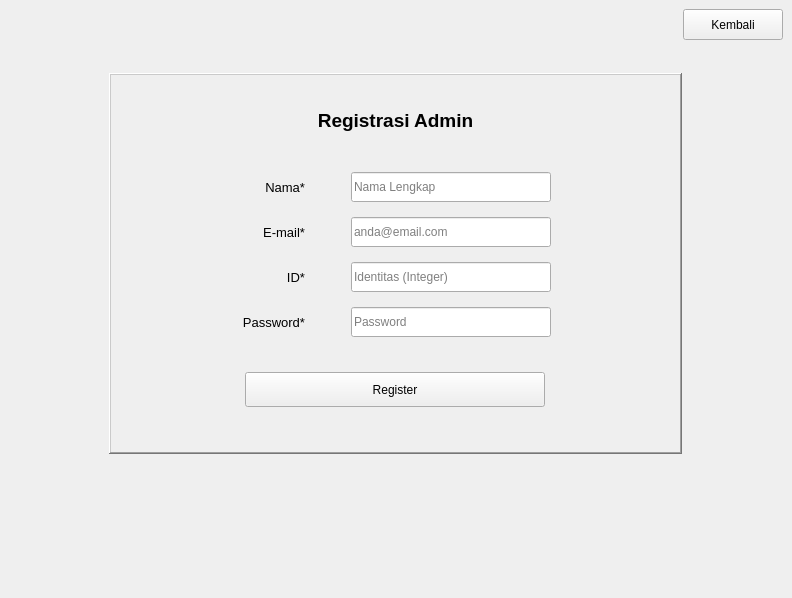
<?xml version="1.0" encoding="UTF-8"?>
<ui version="4.0">
 <class>MainWindow</class>
 <widget class="QMainWindow" name="MainWindow">
  <property name="geometry">
   <rect>
    <x>0</x>
    <y>0</y>
    <width>792</width>
    <height>598</height>
   </rect>
  </property>
  <property name="windowTitle">
   <string>MainWindow</string>
  </property>
  <widget class="QWidget" name="centralwidget">
   <layout class="QVBoxLayout" name="verticalLayout">
    <item>
     <widget class="QFrame" name="frame_2">
      <property name="maximumSize">
       <size>
        <width>16777215</width>
        <height>31</height>
       </size>
      </property>
      <property name="frameShape">
       <enum>QFrame::NoFrame</enum>
      </property>
      <property name="frameShadow">
       <enum>QFrame::Raised</enum>
      </property>
      <layout class="QHBoxLayout" name="horizontalLayout">
       <property name="spacing">
        <number>0</number>
       </property>
       <property name="leftMargin">
        <number>0</number>
       </property>
       <property name="topMargin">
        <number>0</number>
       </property>
       <property name="rightMargin">
        <number>0</number>
       </property>
       <property name="bottomMargin">
        <number>0</number>
       </property>
       <item>
        <spacer name="horizontalSpacer">
         <property name="orientation">
          <enum>Qt::Horizontal</enum>
         </property>
         <property name="sizeHint" stdset="0">
          <size>
           <width>40</width>
           <height>31</height>
          </size>
         </property>
        </spacer>
       </item>
       <item>
        <widget class="QPushButton" name="pbKembali">
         <property name="minimumSize">
          <size>
           <width>100</width>
           <height>30</height>
          </size>
         </property>
         <property name="maximumSize">
          <size>
           <width>16777215</width>
           <height>40</height>
          </size>
         </property>
         <property name="toolTip">
          <string>Kembali ke menu Login</string>
         </property>
         <property name="toolTipDuration">
          <number>-200</number>
         </property>
         <property name="text">
          <string>Kembali</string>
         </property>
        </widget>
       </item>
      </layout>
     </widget>
    </item>
    <item>
     <spacer name="verticalSpacer_4">
      <property name="orientation">
       <enum>Qt::Vertical</enum>
      </property>
      <property name="sizeHint" stdset="0">
       <size>
        <width>20</width>
        <height>40</height>
       </size>
      </property>
     </spacer>
    </item>
    <item>
     <widget class="QFrame" name="frame">
      <property name="frameShape">
       <enum>QFrame::NoFrame</enum>
      </property>
      <property name="frameShadow">
       <enum>QFrame::Raised</enum>
      </property>
      <layout class="QHBoxLayout" name="horizontalLayout_3">
       <item>
        <spacer name="horizontalSpacer_3">
         <property name="orientation">
          <enum>Qt::Horizontal</enum>
         </property>
         <property name="sizeType">
          <enum>QSizePolicy::Expanding</enum>
         </property>
         <property name="sizeHint" stdset="0">
          <size>
           <width>150</width>
           <height>20</height>
          </size>
         </property>
        </spacer>
       </item>
       <item>
        <widget class="QFrame" name="frame_4">
         <property name="sizePolicy">
          <sizepolicy hsizetype="MinimumExpanding" vsizetype="MinimumExpanding">
           <horstretch>0</horstretch>
           <verstretch>0</verstretch>
          </sizepolicy>
         </property>
         <property name="frameShape">
          <enum>QFrame::WinPanel</enum>
         </property>
         <property name="frameShadow">
          <enum>QFrame::Raised</enum>
         </property>
         <property name="lineWidth">
          <number>1</number>
         </property>
         <property name="midLineWidth">
          <number>0</number>
         </property>
         <layout class="QVBoxLayout" name="verticalLayout_2">
          <property name="leftMargin">
           <number>20</number>
          </property>
          <property name="rightMargin">
           <number>20</number>
          </property>
          <item>
           <spacer name="verticalSpacer_6">
            <property name="orientation">
             <enum>Qt::Vertical</enum>
            </property>
            <property name="sizeType">
             <enum>QSizePolicy::Fixed</enum>
            </property>
            <property name="sizeHint" stdset="0">
             <size>
              <width>20</width>
              <height>25</height>
             </size>
            </property>
           </spacer>
          </item>
          <item>
           <widget class="QLabel" name="label_2">
            <property name="sizePolicy">
             <sizepolicy hsizetype="Expanding" vsizetype="Expanding">
              <horstretch>0</horstretch>
              <verstretch>0</verstretch>
             </sizepolicy>
            </property>
            <property name="font">
             <font>
              <pointsize>14</pointsize>
              <weight>75</weight>
              <bold>true</bold>
             </font>
            </property>
            <property name="text">
             <string>Registrasi Admin</string>
            </property>
            <property name="alignment">
             <set>Qt::AlignCenter</set>
            </property>
           </widget>
          </item>
          <item>
           <spacer name="verticalSpacer_5">
            <property name="orientation">
             <enum>Qt::Vertical</enum>
            </property>
            <property name="sizeType">
             <enum>QSizePolicy::Fixed</enum>
            </property>
            <property name="sizeHint" stdset="0">
             <size>
              <width>20</width>
              <height>25</height>
             </size>
            </property>
           </spacer>
          </item>
          <item>
           <widget class="QFrame" name="frame_7">
            <property name="frameShape">
             <enum>QFrame::NoFrame</enum>
            </property>
            <property name="frameShadow">
             <enum>QFrame::Raised</enum>
            </property>
            <layout class="QHBoxLayout" name="horizontalLayout_6">
             <property name="spacing">
              <number>6</number>
             </property>
             <property name="bottomMargin">
              <number>0</number>
             </property>
             <item>
              <spacer name="horizontalSpacer_10">
               <property name="orientation">
                <enum>Qt::Horizontal</enum>
               </property>
               <property name="sizeType">
                <enum>QSizePolicy::Maximum</enum>
               </property>
               <property name="sizeHint" stdset="0">
                <size>
                 <width>100</width>
                 <height>20</height>
                </size>
               </property>
              </spacer>
             </item>
             <item>
              <widget class="QLabel" name="label_4">
               <property name="minimumSize">
                <size>
                 <width>65</width>
                 <height>0</height>
                </size>
               </property>
               <property name="maximumSize">
                <size>
                 <width>70</width>
                 <height>16777215</height>
                </size>
               </property>
               <property name="font">
                <font>
                 <pointsize>10</pointsize>
                </font>
               </property>
               <property name="text">
                <string>Nama*</string>
               </property>
               <property name="scaledContents">
                <bool>true</bool>
               </property>
               <property name="alignment">
                <set>Qt::AlignRight|Qt::AlignTrailing|Qt::AlignVCenter</set>
               </property>
               <property name="wordWrap">
                <bool>false</bool>
               </property>
              </widget>
             </item>
             <item>
              <spacer name="horizontalSpacer_11">
               <property name="orientation">
                <enum>Qt::Horizontal</enum>
               </property>
               <property name="sizeType">
                <enum>QSizePolicy::Fixed</enum>
               </property>
               <property name="sizeHint" stdset="0">
                <size>
                 <width>40</width>
                 <height>20</height>
                </size>
               </property>
              </spacer>
             </item>
             <item>
              <widget class="QLineEdit" name="leNama">
               <property name="minimumSize">
                <size>
                 <width>200</width>
                 <height>30</height>
                </size>
               </property>
               <property name="placeholderText">
                <string>Nama Lengkap</string>
               </property>
              </widget>
             </item>
             <item>
              <spacer name="horizontalSpacer_12">
               <property name="orientation">
                <enum>Qt::Horizontal</enum>
               </property>
               <property name="sizeType">
                <enum>QSizePolicy::Maximum</enum>
               </property>
               <property name="sizeHint" stdset="0">
                <size>
                 <width>100</width>
                 <height>20</height>
                </size>
               </property>
              </spacer>
             </item>
            </layout>
           </widget>
          </item>
          <item>
           <widget class="QFrame" name="frame_9">
            <property name="frameShape">
             <enum>QFrame::NoFrame</enum>
            </property>
            <property name="frameShadow">
             <enum>QFrame::Raised</enum>
            </property>
            <layout class="QHBoxLayout" name="horizontalLayout_8">
             <property name="spacing">
              <number>6</number>
             </property>
             <property name="bottomMargin">
              <number>0</number>
             </property>
             <item>
              <spacer name="horizontalSpacer_16">
               <property name="orientation">
                <enum>Qt::Horizontal</enum>
               </property>
               <property name="sizeType">
                <enum>QSizePolicy::Maximum</enum>
               </property>
               <property name="sizeHint" stdset="0">
                <size>
                 <width>100</width>
                 <height>20</height>
                </size>
               </property>
              </spacer>
             </item>
             <item>
              <widget class="QLabel" name="label_6">
               <property name="minimumSize">
                <size>
                 <width>65</width>
                 <height>0</height>
                </size>
               </property>
               <property name="maximumSize">
                <size>
                 <width>70</width>
                 <height>16777215</height>
                </size>
               </property>
               <property name="font">
                <font>
                 <pointsize>10</pointsize>
                </font>
               </property>
               <property name="text">
                <string>E-mail*</string>
               </property>
               <property name="scaledContents">
                <bool>true</bool>
               </property>
               <property name="alignment">
                <set>Qt::AlignRight|Qt::AlignTrailing|Qt::AlignVCenter</set>
               </property>
               <property name="wordWrap">
                <bool>false</bool>
               </property>
              </widget>
             </item>
             <item>
              <spacer name="horizontalSpacer_17">
               <property name="orientation">
                <enum>Qt::Horizontal</enum>
               </property>
               <property name="sizeType">
                <enum>QSizePolicy::Fixed</enum>
               </property>
               <property name="sizeHint" stdset="0">
                <size>
                 <width>40</width>
                 <height>20</height>
                </size>
               </property>
              </spacer>
             </item>
             <item>
              <widget class="QLineEdit" name="leEmail">
               <property name="minimumSize">
                <size>
                 <width>200</width>
                 <height>30</height>
                </size>
               </property>
               <property name="placeholderText">
                <string>anda@email.com</string>
               </property>
              </widget>
             </item>
             <item>
              <spacer name="horizontalSpacer_18">
               <property name="orientation">
                <enum>Qt::Horizontal</enum>
               </property>
               <property name="sizeType">
                <enum>QSizePolicy::Maximum</enum>
               </property>
               <property name="sizeHint" stdset="0">
                <size>
                 <width>100</width>
                 <height>20</height>
                </size>
               </property>
              </spacer>
             </item>
            </layout>
           </widget>
          </item>
          <item>
           <widget class="QFrame" name="frame_8">
            <property name="frameShape">
             <enum>QFrame::NoFrame</enum>
            </property>
            <property name="frameShadow">
             <enum>QFrame::Raised</enum>
            </property>
            <layout class="QHBoxLayout" name="horizontalLayout_7">
             <property name="spacing">
              <number>6</number>
             </property>
             <property name="bottomMargin">
              <number>0</number>
             </property>
             <item>
              <spacer name="horizontalSpacer_13">
               <property name="orientation">
                <enum>Qt::Horizontal</enum>
               </property>
               <property name="sizeType">
                <enum>QSizePolicy::Maximum</enum>
               </property>
               <property name="sizeHint" stdset="0">
                <size>
                 <width>100</width>
                 <height>20</height>
                </size>
               </property>
              </spacer>
             </item>
             <item>
              <widget class="QLabel" name="label_5">
               <property name="minimumSize">
                <size>
                 <width>65</width>
                 <height>0</height>
                </size>
               </property>
               <property name="maximumSize">
                <size>
                 <width>70</width>
                 <height>16777215</height>
                </size>
               </property>
               <property name="font">
                <font>
                 <pointsize>10</pointsize>
                </font>
               </property>
               <property name="text">
                <string>ID*</string>
               </property>
               <property name="scaledContents">
                <bool>true</bool>
               </property>
               <property name="alignment">
                <set>Qt::AlignRight|Qt::AlignTrailing|Qt::AlignVCenter</set>
               </property>
               <property name="wordWrap">
                <bool>false</bool>
               </property>
              </widget>
             </item>
             <item>
              <spacer name="horizontalSpacer_14">
               <property name="orientation">
                <enum>Qt::Horizontal</enum>
               </property>
               <property name="sizeType">
                <enum>QSizePolicy::Fixed</enum>
               </property>
               <property name="sizeHint" stdset="0">
                <size>
                 <width>40</width>
                 <height>20</height>
                </size>
               </property>
              </spacer>
             </item>
             <item>
              <widget class="QLineEdit" name="leId">
               <property name="minimumSize">
                <size>
                 <width>200</width>
                 <height>30</height>
                </size>
               </property>
               <property name="inputMethodHints">
                <set>Qt::ImhNone</set>
               </property>
               <property name="placeholderText">
                <string>Identitas (Integer)</string>
               </property>
              </widget>
             </item>
             <item>
              <spacer name="horizontalSpacer_15">
               <property name="orientation">
                <enum>Qt::Horizontal</enum>
               </property>
               <property name="sizeType">
                <enum>QSizePolicy::Maximum</enum>
               </property>
               <property name="sizeHint" stdset="0">
                <size>
                 <width>100</width>
                 <height>20</height>
                </size>
               </property>
              </spacer>
             </item>
            </layout>
           </widget>
          </item>
          <item>
           <widget class="QFrame" name="frame_5">
            <property name="frameShape">
             <enum>QFrame::NoFrame</enum>
            </property>
            <property name="frameShadow">
             <enum>QFrame::Raised</enum>
            </property>
            <layout class="QHBoxLayout" name="horizontalLayout_4">
             <property name="spacing">
              <number>6</number>
             </property>
             <property name="bottomMargin">
              <number>0</number>
             </property>
             <item>
              <spacer name="horizontalSpacer_5">
               <property name="orientation">
                <enum>Qt::Horizontal</enum>
               </property>
               <property name="sizeType">
                <enum>QSizePolicy::Maximum</enum>
               </property>
               <property name="sizeHint" stdset="0">
                <size>
                 <width>100</width>
                 <height>20</height>
                </size>
               </property>
              </spacer>
             </item>
             <item>
              <widget class="QLabel" name="label_3">
               <property name="minimumSize">
                <size>
                 <width>65</width>
                 <height>0</height>
                </size>
               </property>
               <property name="maximumSize">
                <size>
                 <width>70</width>
                 <height>16777215</height>
                </size>
               </property>
               <property name="font">
                <font>
                 <pointsize>10</pointsize>
                </font>
               </property>
               <property name="text">
                <string>Password*</string>
               </property>
               <property name="scaledContents">
                <bool>true</bool>
               </property>
               <property name="alignment">
                <set>Qt::AlignRight|Qt::AlignTrailing|Qt::AlignVCenter</set>
               </property>
               <property name="wordWrap">
                <bool>false</bool>
               </property>
              </widget>
             </item>
             <item>
              <spacer name="horizontalSpacer_6">
               <property name="orientation">
                <enum>Qt::Horizontal</enum>
               </property>
               <property name="sizeType">
                <enum>QSizePolicy::Fixed</enum>
               </property>
               <property name="sizeHint" stdset="0">
                <size>
                 <width>40</width>
                 <height>20</height>
                </size>
               </property>
              </spacer>
             </item>
             <item>
              <widget class="QLineEdit" name="lePass">
               <property name="minimumSize">
                <size>
                 <width>200</width>
                 <height>30</height>
                </size>
               </property>
               <property name="inputMethodHints">
                <set>Qt::ImhHiddenText|Qt::ImhNoAutoUppercase|Qt::ImhNoPredictiveText|Qt::ImhSensitiveData</set>
               </property>
               <property name="frame">
                <bool>true</bool>
               </property>
               <property name="echoMode">
                <enum>QLineEdit::Password</enum>
               </property>
               <property name="placeholderText">
                <string>Password</string>
               </property>
              </widget>
             </item>
             <item>
              <spacer name="horizontalSpacer_8">
               <property name="orientation">
                <enum>Qt::Horizontal</enum>
               </property>
               <property name="sizeType">
                <enum>QSizePolicy::Maximum</enum>
               </property>
               <property name="sizeHint" stdset="0">
                <size>
                 <width>100</width>
                 <height>20</height>
                </size>
               </property>
              </spacer>
             </item>
            </layout>
           </widget>
          </item>
          <item>
           <spacer name="verticalSpacer_2">
            <property name="orientation">
             <enum>Qt::Vertical</enum>
            </property>
            <property name="sizeType">
             <enum>QSizePolicy::Maximum</enum>
            </property>
            <property name="sizeHint" stdset="0">
             <size>
              <width>20</width>
              <height>20</height>
             </size>
            </property>
           </spacer>
          </item>
          <item>
           <widget class="QFrame" name="frame_6">
            <property name="maximumSize">
             <size>
              <width>16777215</width>
              <height>50</height>
             </size>
            </property>
            <property name="frameShape">
             <enum>QFrame::NoFrame</enum>
            </property>
            <property name="frameShadow">
             <enum>QFrame::Raised</enum>
            </property>
            <layout class="QHBoxLayout" name="horizontalLayout_5">
             <item>
              <spacer name="horizontalSpacer_7">
               <property name="orientation">
                <enum>Qt::Horizontal</enum>
               </property>
               <property name="sizeType">
                <enum>QSizePolicy::Maximum</enum>
               </property>
               <property name="sizeHint" stdset="0">
                <size>
                 <width>100</width>
                 <height>20</height>
                </size>
               </property>
              </spacer>
             </item>
             <item>
              <widget class="QPushButton" name="pbRegister">
               <property name="minimumSize">
                <size>
                 <width>0</width>
                 <height>35</height>
                </size>
               </property>
               <property name="maximumSize">
                <size>
                 <width>300</width>
                 <height>500</height>
                </size>
               </property>
               <property name="acceptDrops">
                <bool>true</bool>
               </property>
               <property name="toolTip">
                <string/>
               </property>
               <property name="toolTipDuration">
                <number>0</number>
               </property>
               <property name="statusTip">
                <string/>
               </property>
               <property name="whatsThis">
                <string/>
               </property>
               <property name="text">
                <string>Register</string>
               </property>
              </widget>
             </item>
             <item>
              <spacer name="horizontalSpacer_9">
               <property name="orientation">
                <enum>Qt::Horizontal</enum>
               </property>
               <property name="sizeType">
                <enum>QSizePolicy::Maximum</enum>
               </property>
               <property name="sizeHint" stdset="0">
                <size>
                 <width>100</width>
                 <height>20</height>
                </size>
               </property>
              </spacer>
             </item>
            </layout>
           </widget>
          </item>
          <item>
           <spacer name="verticalSpacer">
            <property name="orientation">
             <enum>Qt::Vertical</enum>
            </property>
            <property name="sizeType">
             <enum>QSizePolicy::Fixed</enum>
            </property>
            <property name="sizeHint" stdset="0">
             <size>
              <width>20</width>
              <height>30</height>
             </size>
            </property>
           </spacer>
          </item>
         </layout>
        </widget>
       </item>
       <item>
        <spacer name="horizontalSpacer_4">
         <property name="orientation">
          <enum>Qt::Horizontal</enum>
         </property>
         <property name="sizeType">
          <enum>QSizePolicy::Expanding</enum>
         </property>
         <property name="sizeHint" stdset="0">
          <size>
           <width>150</width>
           <height>20</height>
          </size>
         </property>
        </spacer>
       </item>
      </layout>
     </widget>
    </item>
    <item>
     <spacer name="verticalSpacer_3">
      <property name="orientation">
       <enum>Qt::Vertical</enum>
      </property>
      <property name="sizeHint" stdset="0">
       <size>
        <width>20</width>
        <height>40</height>
       </size>
      </property>
     </spacer>
    </item>
    <item>
     <widget class="QFrame" name="frame_3">
      <property name="maximumSize">
       <size>
        <width>16777215</width>
        <height>105</height>
       </size>
      </property>
      <property name="frameShape">
       <enum>QFrame::NoFrame</enum>
      </property>
      <property name="frameShadow">
       <enum>QFrame::Raised</enum>
      </property>
      <layout class="QHBoxLayout" name="horizontalLayout_2">
       <property name="spacing">
        <number>1</number>
       </property>
       <property name="leftMargin">
        <number>1</number>
       </property>
       <property name="topMargin">
        <number>1</number>
       </property>
       <property name="rightMargin">
        <number>1</number>
       </property>
       <property name="bottomMargin">
        <number>1</number>
       </property>
       <item>
        <widget class="QLabel" name="lLogoUnikom">
         <property name="sizePolicy">
          <sizepolicy hsizetype="Fixed" vsizetype="Fixed">
           <horstretch>0</horstretch>
           <verstretch>0</verstretch>
          </sizepolicy>
         </property>
         <property name="minimumSize">
          <size>
           <width>100</width>
           <height>100</height>
          </size>
         </property>
         <property name="maximumSize">
          <size>
           <width>100</width>
           <height>100</height>
          </size>
         </property>
         <property name="frameShape">
          <enum>QFrame::NoFrame</enum>
         </property>
         <property name="text">
          <string/>
         </property>
         <property name="pixmap">
          <pixmap resource="resourcesGambar.qrc">:/logo/logo_unikom_kuning.png</pixmap>
         </property>
         <property name="scaledContents">
          <bool>true</bool>
         </property>
         <property name="alignment">
          <set>Qt::AlignCenter</set>
         </property>
         <property name="wordWrap">
          <bool>true</bool>
         </property>
        </widget>
       </item>
       <item>
        <spacer name="horizontalSpacer_2">
         <property name="orientation">
          <enum>Qt::Horizontal</enum>
         </property>
         <property name="sizeHint" stdset="0">
          <size>
           <width>666</width>
           <height>20</height>
          </size>
         </property>
        </spacer>
       </item>
      </layout>
     </widget>
    </item>
   </layout>
  </widget>
 </widget>
 <resources>
  <include location="resourcesGambar.qrc"/>
 </resources>
 <connections/>
</ui>
